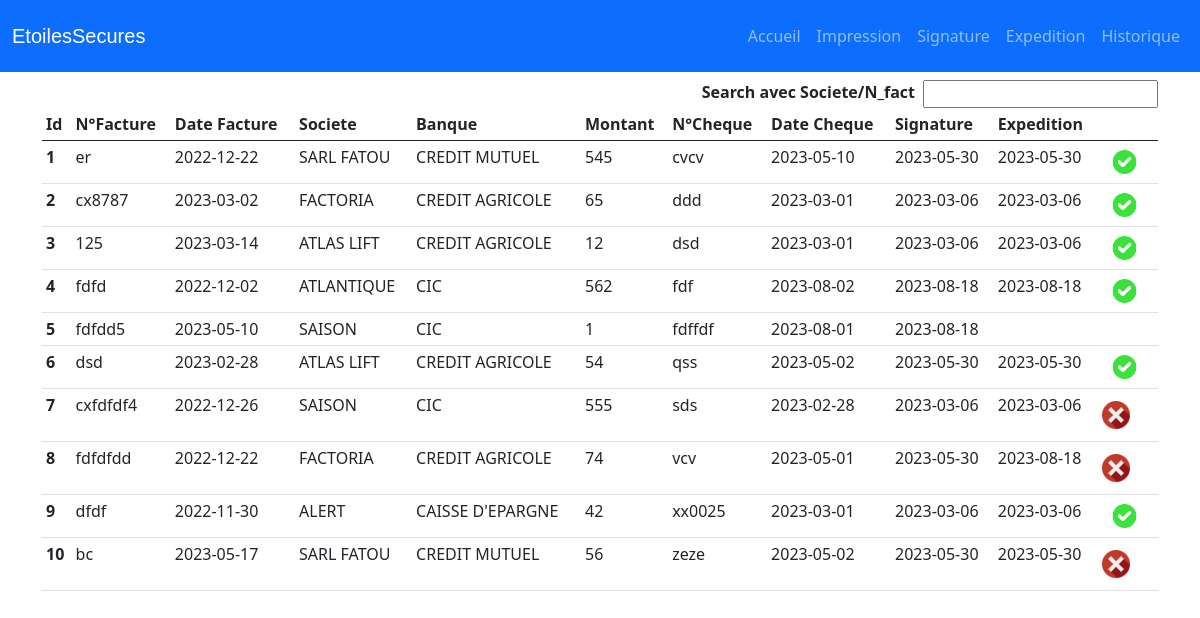
Page /historique on the committed database.
### tables this page shows
CREATE TABLE `facture` (
  `numeroFacture` varchar(32) NOT NULL,
  `dateFacture` date NOT NULL,
  `montantFacture` decimal(32,0) NOT NULL,
  `montantLettresFacture` varchar(256) NOT NULL,
  `statutFacture` tinyint(1) NOT NULL,
  `fkSociete` int(32) NOT NULL,
  `statutChequeFacture` tinyint(1) NOT NULL DEFAULT 0
);

CREATE TABLE `societe` (
  `id` int(11) NOT NULL,
  `nomSociete` varchar(64) NOT NULL,
  `fkBanque` int(32) NOT NULL
);

CREATE TABLE `banque` (
  `id` int(64) NOT NULL,
  `nomBanque` varchar(64) NOT NULL,
  `courtNomBanque` varchar(32) NOT NULL,
  `adresseBanque` varchar(128) NOT NULL,
  `cpBanque` int(8) NOT NULL,
  `villeBanque` varchar(32) NOT NULL,
  `telBanque` varchar(16) NOT NULL
);

CREATE TABLE `cheque` (
  `numeroCheque` varchar(32) NOT NULL,
  `dateCheque` date NOT NULL,
  `statutChequeSignature` tinyint(1) NOT NULL DEFAULT 0,
  `dateChequeSignature` date DEFAULT NULL,
  `statutChequeExpedition` tinyint(1) DEFAULT NULL,
  `dateChequeExpedition` date DEFAULT NULL,
  `descriptionCheque` varchar(128) DEFAULT NULL,
  `fkFacture` varchar(32) NOT NULL
);

### controllers/ControllerHistorique.php (called while the page is built, shortened)
<?php
require_once('views/View.php');
class ControllerHistorique
{
    public function __construct($url)
    {
        $this->historique();
    }
    public function historique()
    {
        $this->chequeManager= new ChequeManager;
        $cheques = $this->chequeManager->getCheques();
        $this->view = new View('Historique');
        $this->view->generate(array('cheques' => $cheques));
    }
}

### index.php (called while the page is built)
<?php
require_once('controllers/Router.php');
$router = new Router();
$router->routeReq();

### models/Model.php (called while the page is built, shortened)
<?php
abstract class Model
{
    private static $_bdd;
    private static function setBdd()
    {
        self::$_bdd = new PDO('mysql:host=localhost; dbname=facturation_stock;charset=utf8', 'root', '');
        self::$_bdd->setAttribute(PDO::ATTR_ERRMODE, PDO::ERRMODE_WARNING);
    }
    protected function getBdd()
    {
        return self::$_bdd;
    }
    protected function getAll($table, $obj)
    {
        $var = [];
        $req = self::$_bdd->prepare('SELECT * FROM ' . $table);
        $req->execute();
        $data = $req->fetchAll(PDO::FETCH_ASSOC);
        if (!empty($data)) {
            foreach ($data as $value) {
                $var[] = new  $obj($value);
            }
            return $var;
        }
    }
    protected function getById($table, $obj, $id)
    {
        $req = self::$_bdd->prepare('SELECT * FROM ' . $table . "WHERE `id`=:id");
        $req->bindValue(':id', $id, PDO::PARAM_INT);
        $req->execute();
        $data = $req->fetch(PDO::FETCH_ASSOC);
        if (!empty($data)) {
            $var = new $obj($data);
            return $var;
        }
    }
}

### models/ChequeManager.php (called while the page is built, shortened)
<?php
class ChequeManager extends Model
{
    public function getCheques()
    {
        return $this->getAll('cheque', 'Cheque');
    }
}

### models/Cheque.php (called while the page is built, shortened)
<?php
class Cheque
{
    private $numero;
    private $date;
    private $dateSignature;
    private $statutExpedition;
    private $dateExpedition;
    private $fkFacture;
    public function hydrate(array $data)
    {
        foreach ($data as $key => $value) {
            $methode = 'set' . ucfirst($key);
        }
    }
    public function setNumeroCheque($n_cheque)
    {
        if (is_string($n_cheque)) {
            $this->numero = $n_cheque;
        }
    }
    public function setDateCheque($date_cheque)
    {
        $this->date = $date_cheque;
    }
    public function setDateChequeSignature($date_signature)
    {
        $this->dateSignature = $date_signature;
    }
    public function setStatutChequeExpedition($statut_expedition)
    {
        $this->statutExpedition = $statut_expedition;
    }
    public function setDateChequeExpedition($date_sexpedition)
    {
        $this->dateExpedition = $date_sexpedition;
    }
    public function setFkFacture($fk_factture)
    {
        $this->fkFacture = $fk_factture;
    }
    public function numero()
    {
        return $this->numero;
    }
    public function date()
    {
        return $this->date;
    }
    public function dateSignature()
    {
        return $this->dateSignature;
    }
    public function statutExpedition()
    {
        return $this->statutExpedition;
    }
    public function dateExpedition()
    {
        return $this->dateExpedition;
    }
    public function fkFacture()
    {
        return $this->fkFacture;
    }
     public function getFacture(){
        try {
            $this->factureManager = new FactureManager;
            $bdd =$this->factureManager->getFactureBdd();
            $sql = 'SELECT * FROM `facture`
                    WHERE numeroFacture =:NFact';
            $req = $bdd->prepare($sql);
            $req->bindValue(':NFact', $this->fkFacture(), PDO::PARAM_STR);
            $req->execute();
            $data = $req->fetch(PDO::FETCH_ASSOC);
           if(isset($data)){
            $banque = new Facture($data);
            return $banque;
           }
        } catch (PDOException $e) {
            echo "Error: " . $e->getMessage();
            die();
        }
    }
}

### models/Facture.php (called while the page is built, shortened)
<?php
class Facture
{
    private $numero;
    private $date;
    private $montant;
    private $fkSociete;
    public function hydrate(array $data)
    {
        foreach ($data as $key => $value) {
            $methode = 'set' . ucfirst($key);
        }
    }
    public function setNumeroFacture($n_fact)
    {
        if (is_string($n_fact)) {
            $this->numero = $n_fact;
        }
    }
    public function setDateFacture($date_fact)
    {
        $this->date = $date_fact;
    }
    public function setFkSociete($fk_soc)
    {
        $fk_soc = (int) $fk_soc;
        if ($fk_soc > 0) {
            $this->fkSociete = $fk_soc;
        }
    }
    public function setMontantFacture($montant)
    {
        $montant = (float) $montant;
        if ($montant  > 0) {
            $this->montant = $montant;
        }
    }
    public function numero()
    {
        return  $this->numero;
    }
    public function date()
    {
        return $this->date;
    }
    public function fkSociete()
    {
        return  $this->fkSociete;
    }
    public function montant()
    {
        return $this->montant;
    }
}

### models/SocieteManager.php (called while the page is built, shortened)
<?php
class SocieteManager extends Model
{
    static $bdd;
    public function getSociete($id)
    {
        return $this->getById('societe ', 'Societe', $id);
    }
      public function getBddSociete()
       {
           if (self::$bdd == null) {
               self::$bdd = $this->getBdd();
           }
           return self::$bdd;
       }
}

### models/Societe.php (called while the page is built, shortened)
<?php
class Societe
{
    private $id;
    private $nom;
    static $bdd;
    public function hydrate(array $data)
    {
        foreach ($data as $key => $value) {
            $methode = 'set' . ucfirst($key);
        }
    }
    public function setNomSociete($nom)
    {
        if (is_string($nom)) {
            $this->nom = $nom;
        }
    }
    public function setId($id)
    {
        $id = (int)$id;
        if ($id > 0) {
            $this->id = $id;
        }
    }
    public function setFkBanque($fk_banque)
    {
        $fk_banque = (int)$fk_banque;
    }
    public function nom()
    {
        return $this->nom;
    }
    public function id()
    {
        return $this->id;
    }
    public function getBanque(){
        try {
            $this->societeManager = new SocieteManager;
            self::$bdd=$this->societeManager->getBddSociete();
            $sql = 'SELECT * FROM `societe` AS soc
                    INNER JOIN `banque` AS bnq
                    ON soc.fkBanque = bnq.id
                    WHERE soc.id=:id';
            $req = self::$bdd->prepare($sql);
            $req->bindValue(':id', $this->id(), PDO::PARAM_INT);
            $req->execute();
            $data = $req->fetch(PDO::FETCH_ASSOC);
           if(isset($data)){
            $banque = new Banque($data);
            return $banque;
           }
        } catch (PDOException $e) {
            echo "Error: " . $e->getMessage();
            die();
        }
    }
}

### models/Banque.php (called while the page is built, shortened)
<?php
class Banque
{
    public function hydrate(array $data)
    {
        foreach ($data as $key => $value) {
            $methode = 'set' . ucfirst($key);
        }
    }
    public function setId($id)
    {
        $id = (int)$id;
    }
}

### views/viewHistorique.php (the view, shortened to what this page needs)
<?php
$societeManager = new SocieteManager;
?>
<div class="container">
    <div id="serachForm" class="d-flex justify-content-end mt-2">
         <label class="mx-2" for="site-search"><strong>Search avec Societe/N_fact</strong></label>
         <input class="sitesearch" type="search" id="sitesearch" name="site-search">
    </div>
    <table class="table table-sm">
        <thead>
            <tr>
                <th scope="col">Id</th>
                <th scope="col">N°Facture</th>
                <th scope="col">Date Facture</th>
                <th scope="col">Societe</th>
                <th scope="col">Banque</th>
                <th scope="col">Montant</th>
                <th scope="col">N°Cheque</th>
                <th scope="col">Date Cheque</th>
                <th scope="col">Signature</th>
                <th scope="col">Expedition</th>
                <th scope="col"></th>
            </tr>
        </thead>
        <tbody>
            <?php for ($i = 0; $i < count($cheques); $i++) {
                $facture = $cheques[$i]->getFacture();
                $fk_soc = $facture ->fkSociete();
                $societe = $societeManager->getSociete($fk_soc);
                $banque = $societe->getBanque();
            ?>
                <tr>
                    <th scope="row"><?= ($i + 1) ?></th>
                    <td><?= $facture->numero() ?></td>
                    <td><?= $facture->date() ?></td>
                    <td><?= $societe->nom() ?></td>
                    <td><?= $banque->nom() ?></td>
                    <td><?= $facture->montant() ?></td>
                    <td><?= $cheques[$i]->numero()?></td>
                    <td><?= $cheques[$i]->date()?></td>
                    <td><?= $cheques[$i]->dateSignature()?></td>
                    <td><?= $cheques[$i]->dateExpedition()?></td>
                    <td>
                        <?php if ($cheques[$i]->statutExpedition()) { ?>
                            <span>
                                <img src="assets/icons/succer.png" alt="" style="width:45px ;">
                            </span>
                        <?php  } elseif($cheques[$i]->statutExpedition() !==NULL) {
                            ?>
                            <span>
                                <img src="assets/icons/annulation.png" alt="" style="width:28px ;" onmouseover="afficherDescription('divDescription<?= $i ?>')" onmouseout="desafficherDescription('divDescription<?= $i ?>')">
                            </span>
                        <?php } ?>
                    </td>
                </tr>
            <?php } ?>
        </tbody>
    </table>
</div>

### views/includes/header.php (shortened to what this page needs)
<!DOCTYPE html>
<html lang="fr">
<head>
    <link href="https://cdn.jsdelivr.net/gh/gitbrent/bootstrap4-toggle@3.6.1/css/bootstrap4-toggle.min.css" rel="stylesheet">
    <link href="https://cdn.jsdelivr.net/npm/bootstrap@5.0.2/dist/css/bootstrap.min.css" rel="stylesheet">
    <link rel="stylesheet" href="./assets/css/style.css">
</head>
<body>
    <nav class="navbar navbar-expand-lg  navbar-dark bg-primary">
        <div class="container-fluid  ">
            <a class="navbar-brand" href="#" style="font-family:Impact, Haettenschweiler, 'Arial Narrow Bold', sans-serif">EtoilesSecures</a>
            <div class="collapse navbar-collapse top_nav justify-content-end" id="navbarSupportedContent">
                <ul class="navbar  navbar-nav navbar-rigth">
                    <li class=" nav-item">
                        <a href="accueil" class="nav-link">Accueil</a>
                    </li>
                    <li class="nav-item "><a href="impression" class="nav-link">Impression</a>
                    </li>
                    <li class="nav-item "><a href="signature" class="nav-link">Signature</a>
                    </li>
                    <li class="nav-item "><a href="expedition" class="nav-link">Expedition</a>
                    </li>
                    <li class="nav-item "><a href="historique" class="nav-link">Historique</a>
                    </li>
                </ul>
            </div>
        </div>
    </nav>
    <main>

### views/template.php
<?php
require_once "includes/header.php";
echo ($content);
require_once "includes/footer.php";
?>

### views/includes/footer.php (shortened to what this page needs)
</main>
</body>
</html>

### controllers/Router.php (shortened to what this page needs)
<?php
require_once('views/View.php');
class Router
{
    public function routeReq()
    {
        try {
            $url = '';
            if (isset($_GET['url'])) {
                $url = explode('/', filter_var($_GET['url']), FILTER_SANITIZE_URL);
                $controller = ucfirst(strtolower($url[0]));
                $controllerClass = "Controller" . $controller;
                $controllerFile = "controllers/" . $controllerClass . ".php";
                if (file_exists($controllerFile)) {
                    $this->_ctrl = new $controllerClass($url[0]);
                } else {
                    throw new Exception('Page introuvable');
                }
            } else {
                require_once('controllers/ControllerAccueil.php');
                $this->_ctrl = new ControllerAccueil($url);
            }
        } catch (Exception $e) {
            $errorMsg = $e->getMessage();
            $this->_view = new View('Error');
            $this->_view->generate(array('errorMsg' => $errorMsg));
        }
    }
}

### views/View.php (shortened to what this page needs)
<?php
class View
{
    private $file;
    private $_t;
    public function __construct($action)
    {
        $this->file = 'views/view' . $action . '.php';
    }
    public function generate($data)
    {
        $content = $this->generateFile($this->file, $data);
        $view = $this->generateFile('views/template.php', array('t' => $this->_t, 'content' => $content));
        echo $view;
    }
    private function generateFile($file, $data)
    {
        if (file_exists($file)) {
            extract($data);
            require $file;
            return ob_get_clean();
        } else {
            throw new Exception('Fichier ' . $file . ' introuvable');
        }
    }
}

### assets/css/style.css (style rules this page uses)
* { margin: 0; padding: 0; box-sizing: border-box; }
body { min-height: 100vh; }

### rows in the picture
facture: numeroFacture "er", dateFacture "2022-12-22", montantFacture "545"
societe: nomSociete "SARL FATOU", fkBanque.nomBanque "CREDIT MUTUEL"
cheque: numeroCheque "cvcv", dateCheque "2023-05-10", dateChequeSignature "2023-05-30", dateChequeExpedition "2023-05-30", statutChequeExpedition 1 (drawn)
facture: numeroFacture "cx8787", dateFacture "2023-03-02", montantFacture "65"
societe: nomSociete "FACTORIA", fkBanque.nomBanque "CREDIT AGRICOLE"
cheque: numeroCheque "ddd", dateCheque "2023-03-01", dateChequeSignature "2023-03-06", dateChequeExpedition "2023-03-06", statutChequeExpedition 1 (drawn)
facture: numeroFacture "125", dateFacture "2023-03-14", montantFacture "12"
societe: nomSociete "ATLAS LIFT", fkBanque.nomBanque "CREDIT AGRICOLE"
cheque: numeroCheque "dsd", dateCheque "2023-03-01", dateChequeSignature "2023-03-06", dateChequeExpedition "2023-03-06", statutChequeExpedition 1 (drawn)
facture: numeroFacture "fdfd", dateFacture "2022-12-02", montantFacture "562"
societe: nomSociete "ATLANTIQUE", fkBanque.nomBanque "CIC"
cheque: numeroCheque "fdf", dateCheque "2023-08-02", dateChequeSignature "2023-08-18", dateChequeExpedition "2023-08-18", statutChequeExpedition 1 (drawn)
facture: numeroFacture "fdfdd5", dateFacture "2023-05-10", montantFacture "1"
societe: nomSociete "SAISON", fkBanque.nomBanque "CIC"
cheque: numeroCheque "fdffdf", dateCheque "2023-08-01", dateChequeSignature "2023-08-18"
facture: numeroFacture "dsd", dateFacture "2023-02-28", montantFacture "54"
cheque: numeroCheque "qss", dateCheque "2023-05-02", dateChequeSignature "2023-05-30", dateChequeExpedition "2023-05-30", statutChequeExpedition 1 (drawn)
cheque: fkFacture.numeroFacture "cxfdfdf4", fkFacture.dateFacture "2022-12-26", societe.nomSociete "SAISON", banque.nomBanque "CIC", fkFacture.montantFacture "555", numeroCheque "sds", dateCheque "2023-02-28", dateChequeSignature "2023-03-06", dateChequeExpedition "2023-03-06", statutChequeExpedition 0 (drawn)
cheque: fkFacture.numeroFacture "fdfdfdd", fkFacture.dateFacture "2022-12-22", societe.nomSociete "FACTORIA", banque.nomBanque "CREDIT AGRICOLE", fkFacture.montantFacture "74", numeroCheque "vcv", dateCheque "2023-05-01", dateChequeSignature "2023-05-30", dateChequeExpedition "2023-08-18", statutChequeExpedition 0 (drawn)
facture: numeroFacture "dfdf", dateFacture "2022-11-30", montantFacture "42"
societe: nomSociete "ALERT", fkBanque.nomBanque "CAISSE D'EPARGNE"
cheque: numeroCheque "xx0025", dateCheque "2023-03-01", dateChequeSignature "2023-03-06", dateChequeExpedition "2023-03-06", statutChequeExpedition 1 (drawn)
cheque: fkFacture.numeroFacture "bc", fkFacture.dateFacture "2023-05-17", societe.nomSociete "SARL FATOU", banque.nomBanque "CREDIT MUTUEL", fkFacture.montantFacture "56", numeroCheque "zeze", dateCheque "2023-05-02", dateChequeSignature "2023-05-30", dateChequeExpedition "2023-05-30", statutChequeExpedition 0 (drawn)
